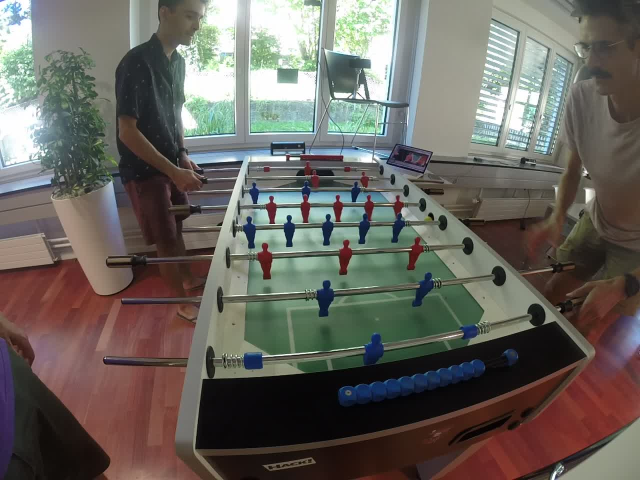
#> input picture raw/images/Lad/GOPRO-LAD-TAKE1-007.jpeg, 1280 x 960 px, given in place of mixed.mp4, which was not available (shown at 1/2 size)
$ python contours.py
#> lines starting #> are read from the running program, lines starting #| are printed output that depends on the picture; after the words box and inside, x2 and y2 are one past the last pixel; in counts of white or black regions, pixels touching at a corner belong together; pictures that were not available may be replaced by others from this repository, and a replacement may not be noted
import numpy as np
import cv2

webcam = cv2.VideoCapture('C:\\Users\\jomo\\OneDrive\\Enhanced Foosball\\mixed.mp4')

while(1):

	_, inputFrame = webcam.read()
#> inputFrame is the input picture: shape (960, 1280, 3); mean B, G, R 94.2, 100.4, 104.2

	h, _, _ = inputFrame.shape
#> h = 960
	box = inputFrame[0:h, 0:400]
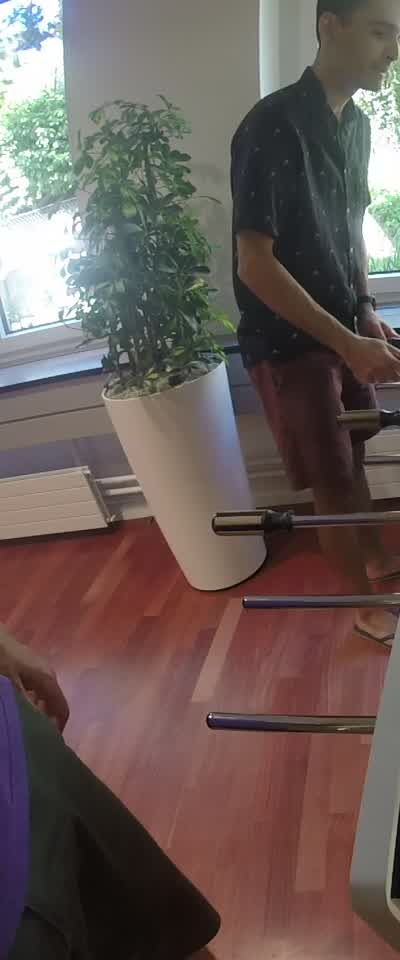
#> box: shape (960, 400, 3); mean B, G, R 88.3, 92.3, 106.4

	lower = np.array([0, 0, 0], np.uint8)
	upper = np.array([179, 98, 158], np.uint8)
	mask = cv2.inRange(box, lower, upper)
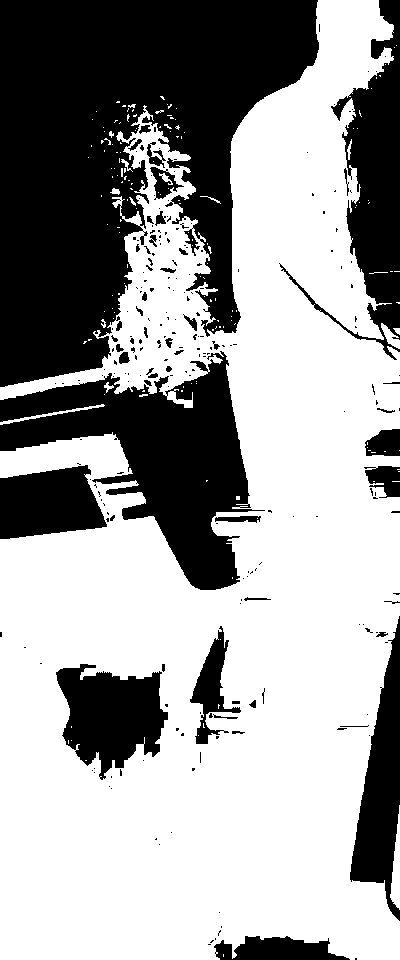
#> mask: shape (960, 400); 62% white; 239 black regions (191 under 20 px), largest, box (x1, y1, x2, y2) and area: (0, 0, 319, 387) 76709, (0, 351, 265, 590) 25732, (279, 0, 400, 360) 12867
	filtered = cv2.bitwise_and(box, box, mask = mask)
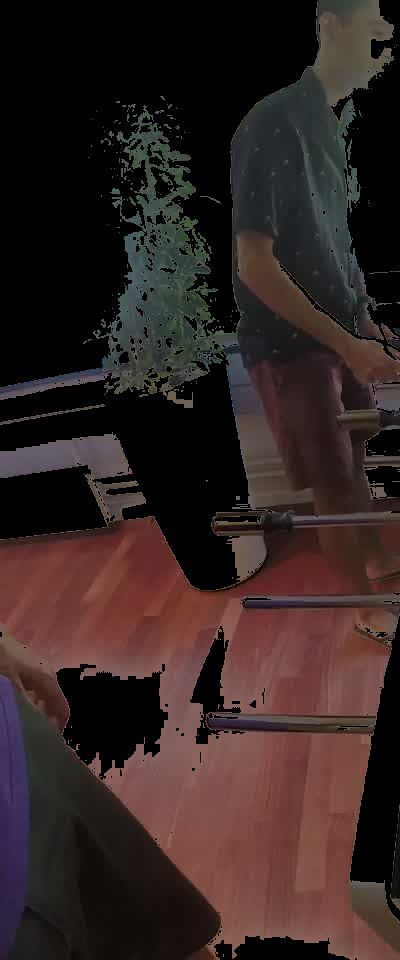
#> filtered: shape (960, 400, 3); mean B, G, R 34.4, 36.3, 50.4

	greyFrame = cv2.cvtColor(filtered,cv2.COLOR_BGR2GRAY)
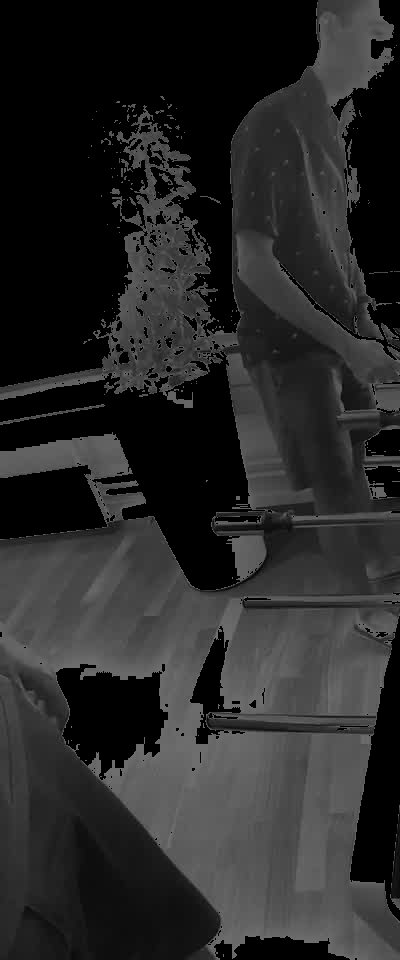
#> greyFrame: shape (960, 400); min 0, max 111, mean 40.3
	_, thresholdFrame = cv2.threshold(greyFrame, 20, 255, cv2.THRESH_BINARY)
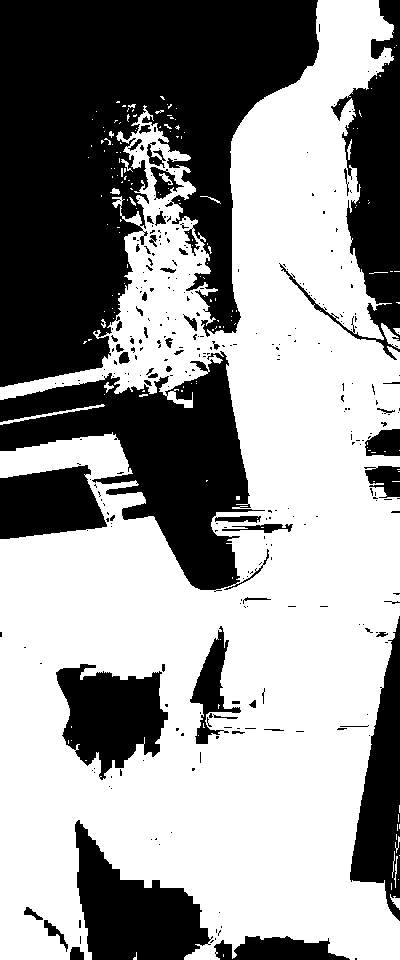
#> thresholdFrame: shape (960, 400); 59% white; 318 black regions (264 under 20 px)
	contours, hierarchy = cv2.findContours(thresholdFrame, cv2.RETR_TREE, cv2.CHAIN_APPROX_SIMPLE)
#> contours = 560 contours, 479 with area under 20; largest, box (x1, y1, x2, y2) and area: (0, 0, 400, 960) 236206, (55, 663, 169, 781) 8420, (189, 625, 242, 745) 2218, (149, 166, 185, 200) 582, (221, 523, 294, 534) 400
	outputFrame = np.zeros(filtered.shape)
	cv2.drawContours(outputFrame, contours, -1, (0,255,0), 3)
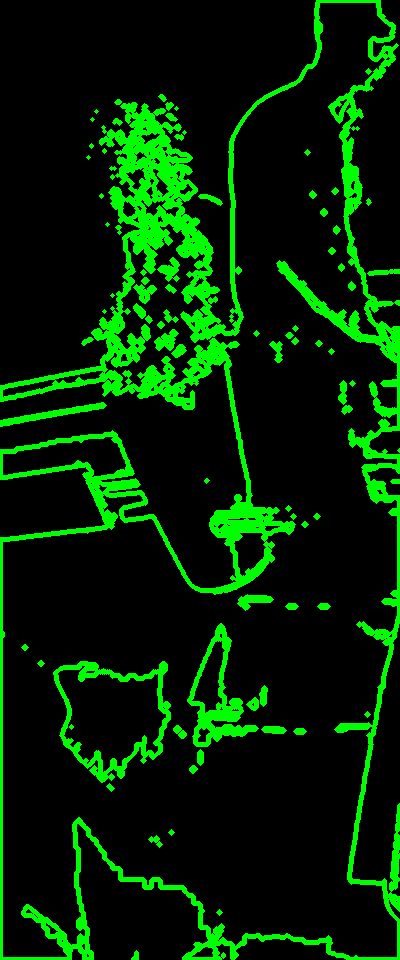
#> outputFrame: shape (960, 400, 3) float64; mean of channels 0, 1, 2 0, 36.1, 0; drawn as B, G, R

	cv2.imshow("opencv", outputFrame)
	if cv2.waitKey(10) & 0xFF == ord('q'):
#> (key q is pressed here)
		webcam.release()
		cv2.destroyAllWindows()
		break

$ run again, on raw/images/Lad/GOPRO-LAD-TAKE1-010.jpeg
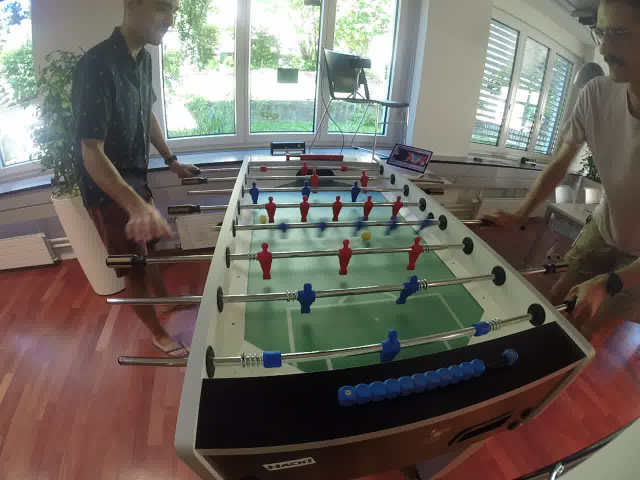
#> input picture raw/images/Lad/GOPRO-LAD-TAKE1-010.jpeg, 1280 x 960 px, given in place of mixed.mp4, which was not available (shown at 1/2 size)
#> inputFrame is the input picture: shape (960, 1280, 3); mean B, G, R 97.3, 104.6, 110
#> `mask = cv2.inRange(box, lower, upper)`:
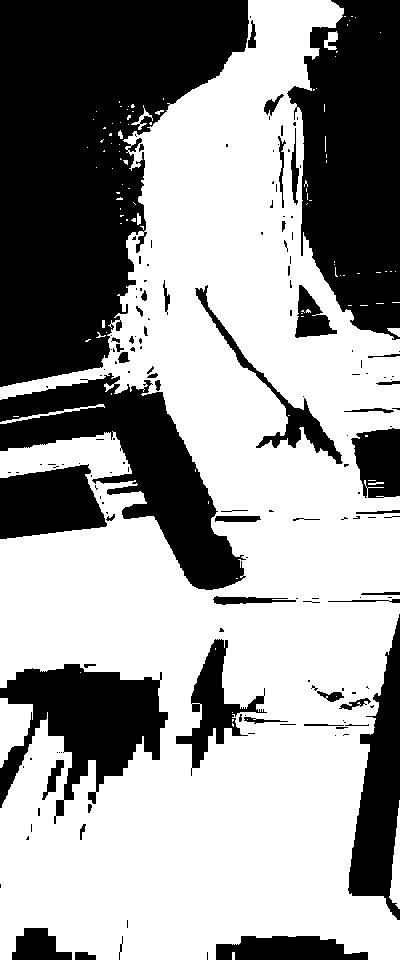
#> mask: shape (960, 400); 60.4% white; 164 black regions (111 under 20 px), largest, box (x1, y1, x2, y2) and area: (0, 0, 249, 387) 59161, (287, 0, 400, 340) 28267, (0, 373, 246, 590) 18602
#> thresholdFrame: shape (960, 400); 60.2% white; 223 black regions (168 under 20 px)
#> contours = 351 contours, 280 with area under 20; largest, box (x1, y1, x2, y2) and area: (0, 0, 400, 960) 237706, (175, 638, 268, 769) 3734, (194, 284, 344, 465) 2864, (0, 698, 33, 768) 1328, (294, 284, 338, 339) 1243
#> `cv2.drawContours(outputFrame, contours, -1, (0,255,0), 3)`:
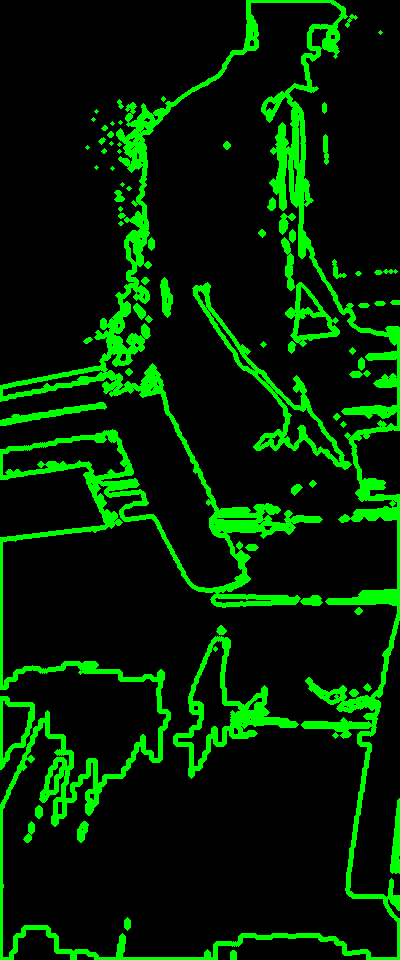
#> outputFrame: shape (960, 400, 3) float64; mean of channels 0, 1, 2 0, 34.4, 0; drawn as B, G, R
